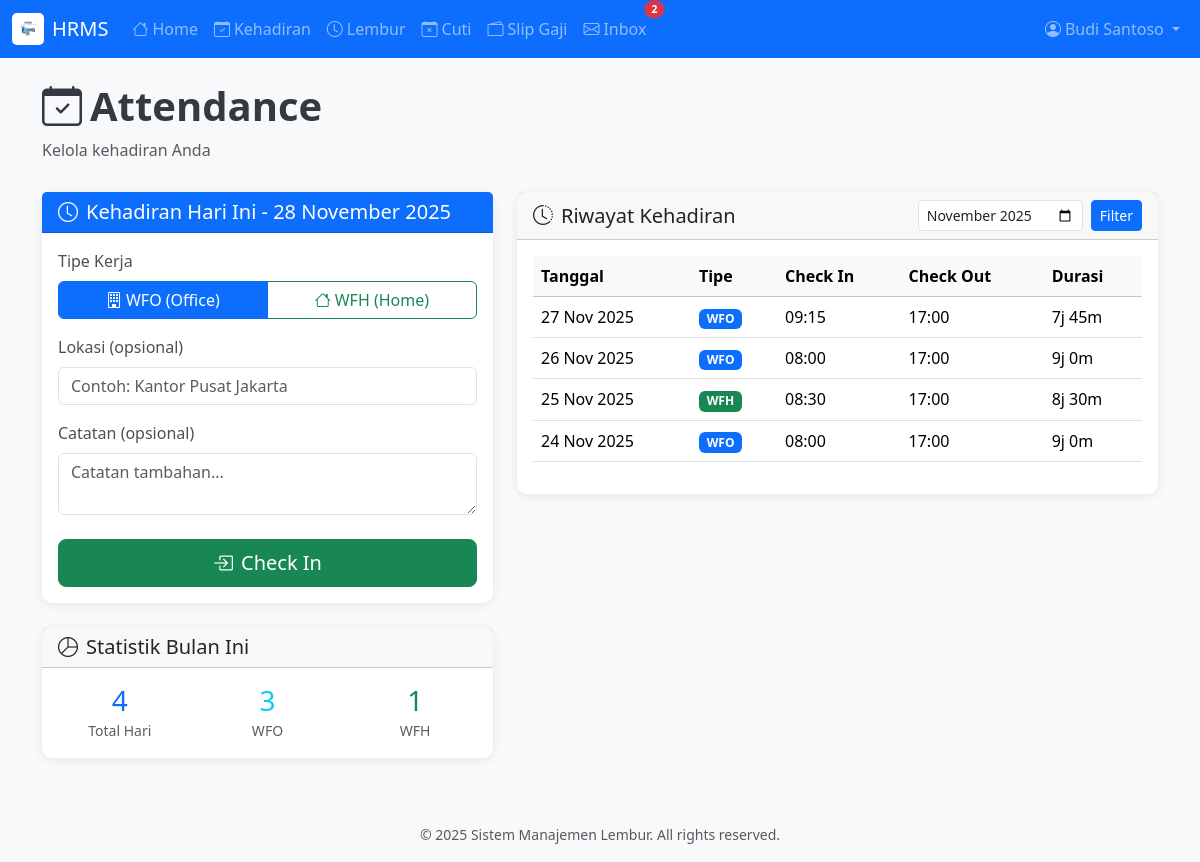
Screenshot of /attendance.php (signed in) with the database file from the repository.
### tables this page shows
CREATE TABLE attendance (
    id INT AUTO_INCREMENT PRIMARY KEY,
    employee_id INT NOT NULL,
    date DATE NOT NULL,
    check_in TIME,
    check_out TIME,
    work_type ENUM('WFO', 'WFH') DEFAULT 'WFO',
    location VARCHAR(255),
    notes TEXT,
    status ENUM('present', 'absent', 'late', 'early_leave') DEFAULT 'present',
    created_at TIMESTAMP DEFAULT CURRENT_TIMESTAMP,
    INDEX idx_attendance_employee (employee_id),
    INDEX idx_attendance_date (date),
    UNIQUE KEY unique_attendance (employee_id, date),
    FOREIGN KEY (employee_id) REFERENCES users(id) ON DELETE CASCADE
);

### attendance.php (the view, shortened to what this page needs)
<?php
$database = new Database();
$conn = $database->getConnection();
$isPostgres = getenv('PGHOST') ? true : false;
$userId = getCurrentUserId();
$stmtToday = $conn->prepare("SELECT * FROM attendance WHERE employee_id = :user_id AND date = CURRENT_DATE");
$stmtToday->execute([':user_id' => $userId]);
$todayAttendance = $stmtToday->fetch();
$filterMonth = $_GET['month'] ?? date('Y-m');
if ($isPostgres) {
    $dateFilter = "TO_CHAR(date, 'YYYY-MM') = :month";
} else {
    $dateFilter = "DATE_FORMAT(date, '%Y-%m') = :month";
}
$stmtHistory = $conn->prepare("
    SELECT * FROM attendance
    WHERE employee_id = :user_id AND $dateFilter
    ORDER BY date DESC
");
$stmtHistory->execute([':user_id' => $userId, ':month' => $filterMonth]);
$attendanceHistory = $stmtHistory->fetchAll();
$stmtStats = $conn->prepare("
    SELECT
        COUNT(*) as total_days,
        COUNT(CASE WHEN work_type = 'WFO' THEN 1 END) as wfo_days,
        COUNT(CASE WHEN work_type = 'WFH' THEN 1 END) as wfh_days
    FROM attendance
    WHERE employee_id = :user_id AND $dateFilter
");
$stmtStats->execute([':user_id' => $userId, ':month' => $filterMonth]);
$stats = $stmtStats->fetch();
require_once 'includes/header.php';
?>
<div class="container">
    <div class="page-header">
        <h1><i class="bi bi-calendar-check me-2"></i>Attendance</h1>
        <p class="text-muted">Kelola kehadiran Anda</p>
    </div>
    <div class="row">
        <div class="col-lg-5 mb-4">
            <div class="card">
                <div class="card-header bg-primary text-white">
                    <h5 class="mb-0"><i class="bi bi-clock me-2"></i>Kehadiran Hari Ini - <?php echo date('d F Y'); ?></h5>
                </div>
                <div class="card-body">
                    <?php if (!$todayAttendance): ?>
                        <form method="POST" action="">
                            <div class="mb-3">
                                <label class="form-label">Tipe Kerja</label>
                                <div class="btn-group w-100" role="group">
                                    <label class="btn btn-outline-primary" for="wfo">
                                        <i class="bi bi-building me-1"></i>WFO (Office)
                                    </label>
                                    <label class="btn btn-outline-success" for="wfh">
                                        <i class="bi bi-house me-1"></i>WFH (Home)
                                    </label>
                                </div>
                            </div>
                            <div class="mb-3">
                                <label for="location" class="form-label">Lokasi (opsional)</label>
                                <input type="text" class="form-control" id="location" name="location" placeholder="Contoh: Kantor Pusat Jakarta">
                            </div>
                            <div class="mb-4">
                                <label for="notes" class="form-label">Catatan (opsional)</label>
                                <textarea class="form-control" id="notes" name="notes" rows="2" placeholder="Catatan tambahan..."></textarea>
                            </div>
                            <button type="submit" class="btn btn-success w-100 btn-lg">
                                <i class="bi bi-box-arrow-in-right me-2"></i>Check In
                            </button>
                        </form>
                    <?php endif; ?>
                </div>
            </div>
            <div class="card mt-4">
                <div class="card-header">
                    <h5 class="mb-0"><i class="bi bi-pie-chart me-2"></i>Statistik Bulan Ini</h5>
                </div>
                <div class="card-body">
                    <div class="row text-center">
                        <div class="col-4">
                            <h3 class="text-primary mb-0"><?php echo $stats['total_days']; ?></h3>
                            <small class="text-muted">Total Hari</small>
                        </div>
                        <div class="col-4">
                            <h3 class="text-info mb-0"><?php echo $stats['wfo_days']; ?></h3>
                            <small class="text-muted">WFO</small>
                        </div>
                        <div class="col-4">
                            <h3 class="text-success mb-0"><?php echo $stats['wfh_days']; ?></h3>
                            <small class="text-muted">WFH</small>
                        </div>
                    </div>
                </div>
            </div>
        </div>
        <div class="col-lg-7">
            <div class="card">
                <div class="card-header d-flex justify-content-between align-items-center">
                    <h5 class="mb-0"><i class="bi bi-clock-history me-2"></i>Riwayat Kehadiran</h5>
                    <form method="GET" class="d-flex gap-2">
                        <input type="month" name="month" class="form-control form-control-sm" value="<?php echo $filterMonth; ?>">
                        <button type="submit" class="btn btn-sm btn-primary">Filter</button>
                    </form>
                </div>
                <div class="card-body">
                    <?php if (empty($attendanceHistory)): ?>
                        <div class="empty-state">
                            <i class="bi bi-calendar-x"></i>
                            <h5>Tidak Ada Data</h5>
                            <p>Belum ada data kehadiran untuk periode ini.</p>
                        </div>
                    <?php else: ?>
                        <div class="table-responsive">
                            <table class="table table-hover align-middle">
                                <thead class="table-light">
                                    <tr>
                                        <th>Tanggal</th>
                                        <th>Tipe</th>
                                        <th>Check In</th>
                                        <th>Check Out</th>
                                        <th>Durasi</th>
                                    </tr>
                                </thead>
                                <tbody>
                                    <?php foreach ($attendanceHistory as $att):
                                        $duration = '';
                                        if ($att['check_in'] && $att['check_out']) {
                                            $diff = strtotime($att['check_out']) - strtotime($att['check_in']);
                                            $hours = floor($diff / 3600);
                                            $mins = floor(($diff % 3600) / 60);
                                            $duration = "{$hours}j {$mins}m";
                                        }
                                    ?>
                                        <tr>
                                            <td><?php echo date('d M Y', strtotime($att['date'])); ?></td>
                                            <td>
                                                <span class="badge bg-<?php echo $att['work_type'] === 'WFO' ? 'primary' : 'success'; ?>">
                                                    <?php echo $att['work_type']; ?>
                                                </span>
                                            </td>
                                            <td><?php echo $att['check_in'] ? date('H:i', strtotime($att['check_in'])) : '-'; ?></td>
                                            <td><?php echo $att['check_out'] ? date('H:i', strtotime($att['check_out'])) : '-'; ?></td>
                                            <td><?php echo $duration ?: '-'; ?></td>
                                        </tr>
                                    <?php endforeach; ?>
                                </tbody>
                            </table>
                        </div>
                    <?php endif; ?>
                </div>
            </div>
        </div>
    </div>
</div>
<?php require_once 'includes/footer.php'; ?>

### css/style.css (style rules this page uses)
:root { --primary-color: #0d6efd; --success-color: #198754; --warning-color: #ffc107; --danger-color: #dc3545; }
body { min-height: 100vh; display: flex; flex-direction: column; background-color: #f8f9fa; }
.card { border: none; border-radius: 10px; box-shadow: 0 2px 10px rgba(0, 0, 0, 0.08); transition: transform 0.2s, box-shadow 0.2s; }
.form-label { font-weight: 500; color: #495057; }
.page-header { margin-bottom: 30px; }
.page-header h1 { color: #343a40; font-weight: 600; }

### rows the page displays
attendance: date "27 Nov 2025", work_type "WFO", check_in "09:15", check_out "17:00", check_out+check_in "7j 45m"
attendance: date "26 Nov 2025", work_type "WFO", check_in "08:00", check_out "17:00", check_out+check_in "9j 0m"
attendance: date "25 Nov 2025", work_type "WFH", check_in "08:30", check_out "17:00", check_out+check_in "8j 30m"
attendance: date "24 Nov 2025", work_type "WFO", check_in "08:00", check_out "17:00", check_out+check_in "9j 0m"

### other values shown
$unreadCount "2"
getCurrentUserName() "Budi Santoso"
$stats['total_days'] "4"
$stats['wfo_days'] "3"
$stats['wfh_days'] "1"
